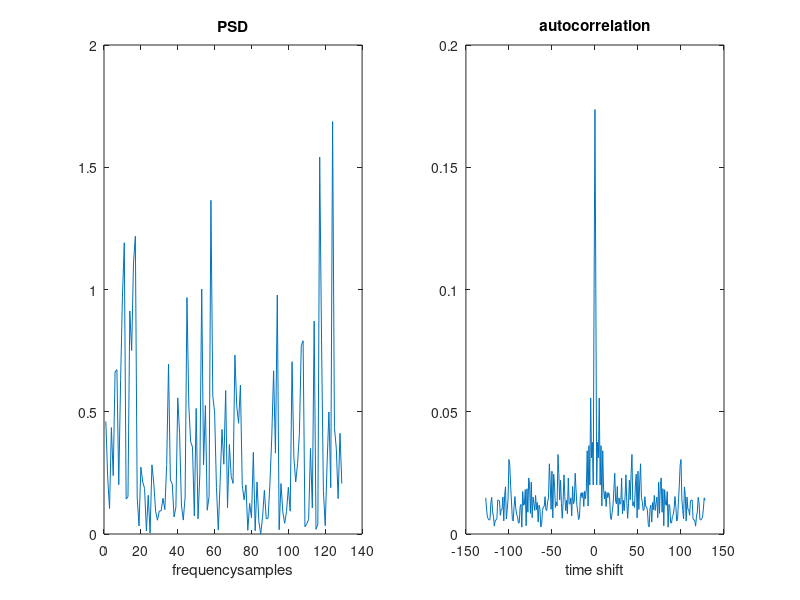

Source code (MATLAB):
% Program to plot PSD and Autocorrelation of White Gaussian Random Process
pkg load statistics
y=normrnd(0,1,1,200); %generates 200 samples ,mean=0 std deviation =1
Gy=periodogram(y); % Returns periodogram (PSD) of y
Ry=abs(ifft(Gy,256));% computes ifft and control size of transform by 256
Ry=[Ry(130:256)' Ry(1:129)']
t=-127:1:128; % Defining time shift for auto correlation function Ry

subplot(1,2,1)
plot(Gy)
xlabel('frequencysamples');
title('PSD')

subplot(1,2,2)
plot(t,Ry)
xlabel('time shift')
title('autocorrelation')


%pkg load statistics
%y = normrnd(0,1,1,200);
%Gy = periodogram(y);
%Ry = abs(ifft(Gy,256));
%Ry = [Ry(130:256)'Ry(1:129)']
